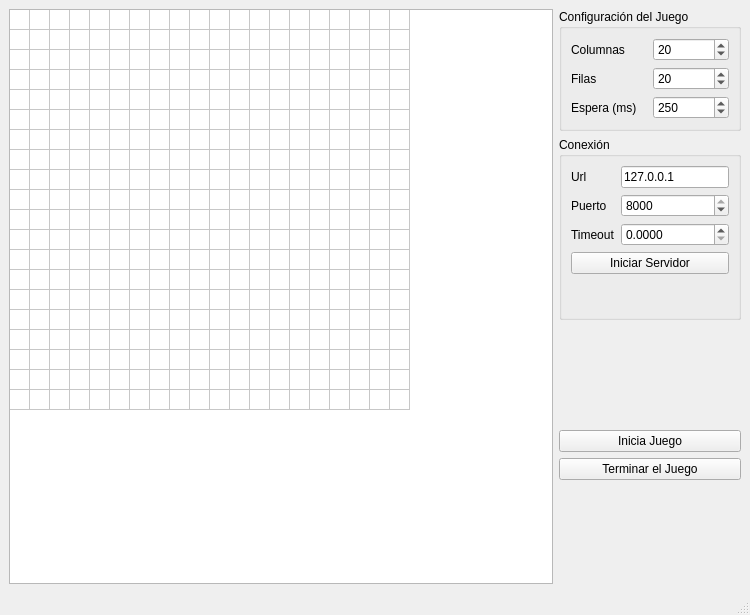
<?xml version="1.0" encoding="UTF-8"?>
<ui version="4.0">
 <class>MainWindow</class>
 <widget class="QMainWindow" name="MainWindow">
  <property name="geometry">
   <rect>
    <x>0</x>
    <y>0</y>
    <width>750</width>
    <height>615</height>
   </rect>
  </property>
  <property name="minimumSize">
   <size>
    <width>0</width>
    <height>0</height>
   </size>
  </property>
  <property name="windowTitle">
   <string>Servidor</string>
  </property>
  <widget class="QWidget" name="centralwidget">
   <layout class="QHBoxLayout" name="horizontalLayout">
    <item>
     <widget class="QTableWidget" name="tableWidget">
      <property name="sizePolicy">
       <sizepolicy hsizetype="Expanding" vsizetype="Expanding">
        <horstretch>0</horstretch>
        <verstretch>0</verstretch>
       </sizepolicy>
      </property>
      <property name="verticalScrollBarPolicy">
       <enum>Qt::ScrollBarAlwaysOff</enum>
      </property>
      <property name="horizontalScrollBarPolicy">
       <enum>Qt::ScrollBarAlwaysOff</enum>
      </property>
      <property name="autoScroll">
       <bool>true</bool>
      </property>
      <property name="dragDropOverwriteMode">
       <bool>true</bool>
      </property>
      <property name="rowCount">
       <number>20</number>
      </property>
      <property name="columnCount">
       <number>20</number>
      </property>
      <attribute name="horizontalHeaderVisible">
       <bool>false</bool>
      </attribute>
      <attribute name="horizontalHeaderDefaultSectionSize">
       <number>20</number>
      </attribute>
      <attribute name="horizontalHeaderHighlightSections">
       <bool>false</bool>
      </attribute>
      <attribute name="horizontalHeaderMinimumSectionSize">
       <number>1</number>
      </attribute>
      <attribute name="verticalHeaderVisible">
       <bool>false</bool>
      </attribute>
      <attribute name="verticalHeaderDefaultSectionSize">
       <number>20</number>
      </attribute>
      <attribute name="verticalHeaderHighlightSections">
       <bool>false</bool>
      </attribute>
      <attribute name="verticalHeaderMinimumSectionSize">
       <number>1</number>
      </attribute>
      <row/>
      <row/>
      <row/>
      <row/>
      <row/>
      <row/>
      <row/>
      <row/>
      <row/>
      <row/>
      <row/>
      <row/>
      <row/>
      <row/>
      <row/>
      <row/>
      <row/>
      <row/>
      <row/>
      <row/>
      <column/>
      <column/>
      <column/>
      <column/>
      <column/>
      <column/>
      <column/>
      <column/>
      <column/>
      <column/>
      <column/>
      <column/>
      <column/>
      <column/>
      <column/>
      <column/>
      <column/>
      <column/>
      <column/>
      <column/>
     </widget>
    </item>
    <item>
     <layout class="QVBoxLayout" name="verticalLayout_2">
      <property name="sizeConstraint">
       <enum>QLayout::SetMinimumSize</enum>
      </property>
      <item>
       <widget class="QGroupBox" name="groupBox">
        <property name="sizePolicy">
         <sizepolicy hsizetype="Preferred" vsizetype="Maximum">
          <horstretch>0</horstretch>
          <verstretch>0</verstretch>
         </sizepolicy>
        </property>
        <property name="title">
         <string>Configuración del Juego</string>
        </property>
        <layout class="QGridLayout" name="gridLayout">
         <item row="0" column="0">
          <widget class="QLabel" name="label_3">
           <property name="text">
            <string>Columnas</string>
           </property>
          </widget>
         </item>
         <item row="1" column="0">
          <widget class="QLabel" name="label">
           <property name="text">
            <string>Filas</string>
           </property>
          </widget>
         </item>
         <item row="0" column="1">
          <widget class="QSpinBox" name="spinBox_2">
           <property name="minimum">
            <number>1</number>
           </property>
           <property name="maximum">
            <number>1000000000</number>
           </property>
           <property name="value">
            <number>20</number>
           </property>
          </widget>
         </item>
         <item row="1" column="1">
          <widget class="QSpinBox" name="spinBox_3">
           <property name="minimum">
            <number>1</number>
           </property>
           <property name="maximum">
            <number>1000000000</number>
           </property>
           <property name="value">
            <number>20</number>
           </property>
          </widget>
         </item>
         <item row="2" column="1">
          <widget class="QSpinBox" name="spinBox">
           <property name="maximum">
            <number>3000</number>
           </property>
           <property name="value">
            <number>250</number>
           </property>
          </widget>
         </item>
         <item row="2" column="0">
          <widget class="QLabel" name="label_2">
           <property name="text">
            <string>Espera (ms)</string>
           </property>
          </widget>
         </item>
        </layout>
       </widget>
      </item>
      <item>
       <widget class="QGroupBox" name="groupBox_2">
        <property name="sizePolicy">
         <sizepolicy hsizetype="Maximum" vsizetype="Maximum">
          <horstretch>0</horstretch>
          <verstretch>0</verstretch>
         </sizepolicy>
        </property>
        <property name="title">
         <string>Conexión</string>
        </property>
        <layout class="QGridLayout" name="gridLayout_2">
         <item row="0" column="0">
          <widget class="QLabel" name="label_6">
           <property name="text">
            <string>Url</string>
           </property>
          </widget>
         </item>
         <item row="0" column="1">
          <widget class="QLineEdit" name="lineEdit">
           <property name="text">
            <string>127.0.0.1</string>
           </property>
          </widget>
         </item>
         <item row="2" column="0">
          <widget class="QLabel" name="label_5">
           <property name="text">
            <string>Timeout</string>
           </property>
          </widget>
         </item>
         <item row="3" column="0" colspan="2">
          <widget class="QPushButton" name="pushButton">
           <property name="text">
            <string>Iniciar Servidor</string>
           </property>
          </widget>
         </item>
         <item row="2" column="1">
          <widget class="QDoubleSpinBox" name="doubleSpinBox">
           <property name="decimals">
            <number>4</number>
           </property>
          </widget>
         </item>
         <item row="1" column="0">
          <widget class="QLabel" name="label_4">
           <property name="text">
            <string>Puerto</string>
           </property>
          </widget>
         </item>
         <item row="1" column="1">
          <widget class="QSpinBox" name="spinBox_4">
           <property name="maximum">
            <number>8000</number>
           </property>
           <property name="value">
            <number>8000</number>
           </property>
          </widget>
         </item>
         <item row="4" column="0" colspan="2">
          <widget class="QLabel" name="label_7">
           <property name="font">
            <font>
             <pointsize>18</pointsize>
             <weight>75</weight>
             <italic>true</italic>
             <bold>true</bold>
            </font>
           </property>
           <property name="text">
            <string/>
           </property>
          </widget>
         </item>
        </layout>
       </widget>
      </item>
      <item>
       <spacer name="verticalSpacer_2">
        <property name="orientation">
         <enum>Qt::Vertical</enum>
        </property>
        <property name="sizeType">
         <enum>QSizePolicy::MinimumExpanding</enum>
        </property>
        <property name="sizeHint" stdset="0">
         <size>
          <width>20</width>
          <height>40</height>
         </size>
        </property>
       </spacer>
      </item>
      <item>
       <widget class="QPushButton" name="pushButton_2">
        <property name="text">
         <string>Inicia Juego</string>
        </property>
       </widget>
      </item>
      <item>
       <widget class="QPushButton" name="pushButton_3">
        <property name="text">
         <string>Terminar el Juego</string>
        </property>
       </widget>
      </item>
      <item>
       <spacer name="verticalSpacer">
        <property name="orientation">
         <enum>Qt::Vertical</enum>
        </property>
        <property name="sizeType">
         <enum>QSizePolicy::MinimumExpanding</enum>
        </property>
        <property name="sizeHint" stdset="0">
         <size>
          <width>20</width>
          <height>40</height>
         </size>
        </property>
       </spacer>
      </item>
     </layout>
    </item>
   </layout>
  </widget>
  <widget class="QMenuBar" name="menubar">
   <property name="geometry">
    <rect>
     <x>0</x>
     <y>0</y>
     <width>750</width>
     <height>28</height>
    </rect>
   </property>
  </widget>
  <widget class="QStatusBar" name="statusbar"/>
 </widget>
 <resources/>
 <connections/>
</ui>
